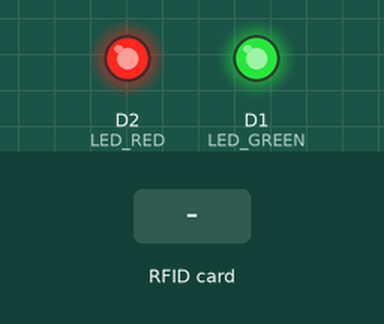
The sketch below on a simulated ESP8266 (NodeMCU). On the bench: output pins drawn as LEDs (lit = HIGH). Dashed ring = blinking. The inputs (shaded band) are chosen by the test bench. WiFi joins after 1.5 s; servers stay silent unless stated; uploads are accepted with an empty reply; what the sketch prints to the serial monitor is not drawn.

Above: at 0.2 s.
At 4.3 s:
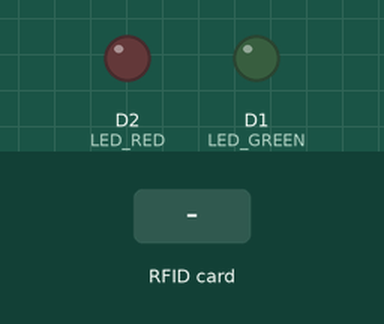
4.4 s: RFID card 5E 7A 19 C4 held to the reader
At 4.73 s:
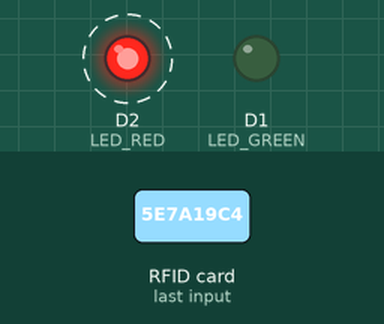
Timing chart, 0 to 7.4 s (numbered marks = the images above; inputs shaded):
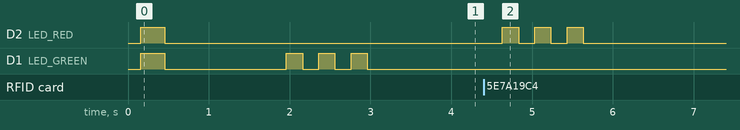

The sketch:

esp8266_uid_transaction.ino
```cpp
/*
 * ESP8266 + MFRC522 RFID - UID Transaction System
 * Blockchain Banking IoT (No Card Writing Required!)
 *
 * This version uses the card's built-in UID (read-only)
 * No need to write anything to the card!
 *
 * Hardware:
 * - ESP8266 (NodeMCU)
 * - MFRC522 RFID Reader
 * - 2x LEDs (Green + Red) + 220Ω resistors
 *
 * Pin Connections:
 * MFRC522:
 *   SDA  → D8, SCK  → D5, MOSI → D7
 *   MISO → D6, RST  → D3, 3.3V → 3.3V, GND → GND
 * LEDs:
 *   Green LED → D1 (GPIO5) → 220Ω → GND
 *   Red LED   → D2 (GPIO4) → 220Ω → GND
 */

#include <SPI.h>
#include <MFRC522.h>
#include <ESP8266WiFi.h>
#include <ESP8266HTTPClient.h>
#include <ArduinoJson.h>
#include <WiFiClient.h>

// ==================== CONFIGURATION ====================
const char* WIFI_SSID = "Slayerr";
const char* WIFI_PASSWORD = "okay@090";
const char* API_URL = "http://10.28.222.113:5000/api/iot/transaction";  // Updated to PC's actual WiFi IP
const char* DEVICE_API_KEY = "blockchain-banking-iot-secure-key-2025";
const char* DEVICE_ID = "esp8266-device-01";

#define SS_PIN D8
#define RST_PIN D3
#define LED_GREEN D1
#define LED_RED D2

// Transaction settings
#define DEFAULT_TRANSACTION_TYPE "VERIFY"  // DEPOSIT, WITHDRAW, TRANSFER, VERIFY
#define DEFAULT_AMOUNT 1  // For DEPOSIT/WITHDRAW (in ETH)

// ==================== GLOBALS ====================
MFRC522 mfrc522(SS_PIN, RST_PIN);

// ==================== SETUP ====================
void setup() {
  Serial.begin(115200);
  delay(100);

  Serial.println("\n\n========================================");
  Serial.println("  Blockchain Banking IoT (UID Mode)");
  Serial.println("  No Card Writing Required!");
  Serial.println("========================================\n");

  // Initialize RFID
  SPI.begin();
  mfrc522.PCD_Init();
  Serial.println("✓ RFID Reader initialized");

  // Initialize LEDs
  pinMode(LED_GREEN, OUTPUT);
  pinMode(LED_RED, OUTPUT);
  digitalWrite(LED_GREEN, LOW);
  digitalWrite(LED_RED, LOW);
  blinkBoth();
  Serial.println("✓ LEDs initialized\n");

  // Connect WiFi
  connectWiFi();

  Serial.println("\n✓ System ready");
  Serial.println("📇 Tap any RFID card to read UID\n");
}

// ==================== MAIN LOOP ====================
void loop() {
  if (!mfrc522.PICC_IsNewCardPresent()) {
    delay(100);
    return;
  }

  if (!mfrc522.PICC_ReadCardSerial()) {
    delay(100);
    return;
  }

  Serial.println("==================================");
  Serial.println("📇 RFID Card Detected");

  // Read UID (this is the only data we need!)
  String cardUID = getCardUID();
  Serial.print("   UID: ");
  Serial.println(cardUID);

  // Process transaction using UID
  processTransaction(cardUID);

  mfrc522.PICC_HaltA();
  mfrc522.PCD_StopCrypto1();

  Serial.println("==================================\n");
  delay(2000);
}

// ==================== FUNCTIONS ====================
void connectWiFi() {
  Serial.print("Connecting to WiFi: ");
  Serial.println(WIFI_SSID);

  WiFi.mode(WIFI_STA);
  WiFi.begin(WIFI_SSID, WIFI_PASSWORD);

  int attempts = 0;
  while (WiFi.status() != WL_CONNECTED && attempts < 30) {
    delay(500);
    Serial.print(".");
    attempts++;
  }

  if (WiFi.status() == WL_CONNECTED) {
    Serial.println("\n✓ WiFi connected");
    Serial.print("  IP: ");
    Serial.println(WiFi.localIP());
    indicateSuccess();
  } else {
    Serial.println("\n❌ WiFi failed");
    indicateError();
  }
}

String getCardUID() {
  String uid = "";
  for (byte i = 0; i < mfrc522.uid.size; i++) {
    if (mfrc522.uid.uidByte[i] < 0x10) uid += "0";
    uid += String(mfrc522.uid.uidByte[i], HEX);
  }
  uid.toUpperCase();
  return uid;
}

void processTransaction(String cardUID) {
  if (WiFi.status() != WL_CONNECTED) {
    Serial.println("❌ WiFi not connected");
    indicateError();
    return;
  }

  Serial.println("📤 Sending to backend...");
  Serial.print("   Backend URL: ");
  Serial.println(API_URL);

  WiFiClient client;
  HTTPClient http;

  // Set timeout
  http.setTimeout(10000); // 10 seconds

  if (!http.begin(client, API_URL)) {
    Serial.println("❌ HTTP begin failed - check URL");
    indicateError();
    return;
  }

  http.addHeader("Content-Type", "application/json");
  http.addHeader("x-device-api-key", DEVICE_API_KEY);

  StaticJsonDocument<512> requestDoc;
  requestDoc["cardUID"] = cardUID;
  requestDoc["deviceId"] = DEVICE_ID;
  requestDoc["transactionType"] = DEFAULT_TRANSACTION_TYPE;

  if (String(DEFAULT_TRANSACTION_TYPE) == "DEPOSIT" ||
      String(DEFAULT_TRANSACTION_TYPE) == "WITHDRAW") {
    requestDoc["amount"] = DEFAULT_AMOUNT;
  }

  String jsonBody;
  serializeJson(requestDoc, jsonBody);

  Serial.print("   Request: ");
  Serial.println(jsonBody);

  int httpCode = http.POST(jsonBody);
  Serial.print("   HTTP Code: ");
  Serial.println(httpCode);

  if (httpCode == -1) {
    Serial.println("❌ Connection failed - Check:");
    Serial.println("   1. Backend running on port 5000");
    Serial.println("   2. Windows Firewall allows port 5000");
    Serial.print("   3. PC IP is still: ");
    Serial.println("192.168.137.1");
    indicateError();
    http.end();
    return;
  }

  if (httpCode > 0) {
    String response = http.getString();
    Serial.print("   Response: ");
    Serial.println(response);

    StaticJsonDocument<1024> responseDoc;
    DeserializationError error = deserializeJson(responseDoc, response);

    if (!error) {
      const char* status = responseDoc["status"];

      if (String(status) == "success") {
        Serial.println("✅ Transaction successful!");

        if (responseDoc.containsKey("txHash")) {
          Serial.print("   Tx Hash: ");
          Serial.println(responseDoc["txHash"].as<String>());
        }

        if (responseDoc.containsKey("balance")) {
          Serial.print("   Balance: ");
          Serial.print(responseDoc["balance"].as<String>());
          Serial.println(" ETH");
        }

        indicateSuccess();
      } else {
        Serial.println("❌ Transaction failed");
        if (responseDoc.containsKey("message")) {
          Serial.print("   Reason: ");
          Serial.println(responseDoc["message"].as<String>());
        }
        indicateError();
      }
    } else {
      Serial.println("❌ JSON parse error");
      indicateError();
    }
  } else {
    Serial.print("❌ HTTP error: ");
    Serial.println(http.errorToString(httpCode));
    indicateError();
  }

  http.end();
}

void indicateSuccess() {
  for (int i = 0; i < 3; i++) {
    digitalWrite(LED_GREEN, HIGH);
    delay(200);
    digitalWrite(LED_GREEN, LOW);
    delay(200);
  }
}

void indicateError() {
  for (int i = 0; i < 3; i++) {
    digitalWrite(LED_RED, HIGH);
    delay(200);
    digitalWrite(LED_RED, LOW);
    delay(200);
  }
}

void blinkBoth() {
  digitalWrite(LED_GREEN, HIGH);
  digitalWrite(LED_RED, HIGH);
  delay(300);
  digitalWrite(LED_GREEN, LOW);
  digitalWrite(LED_RED, LOW);
}
```

Measured:
- after the input at 4.4 s, D2 (LED_RED): alternates HIGH for 0.20 s and LOW for 0.20 s, 6 changes in all, then stays LOW, starting after 0.23 s
